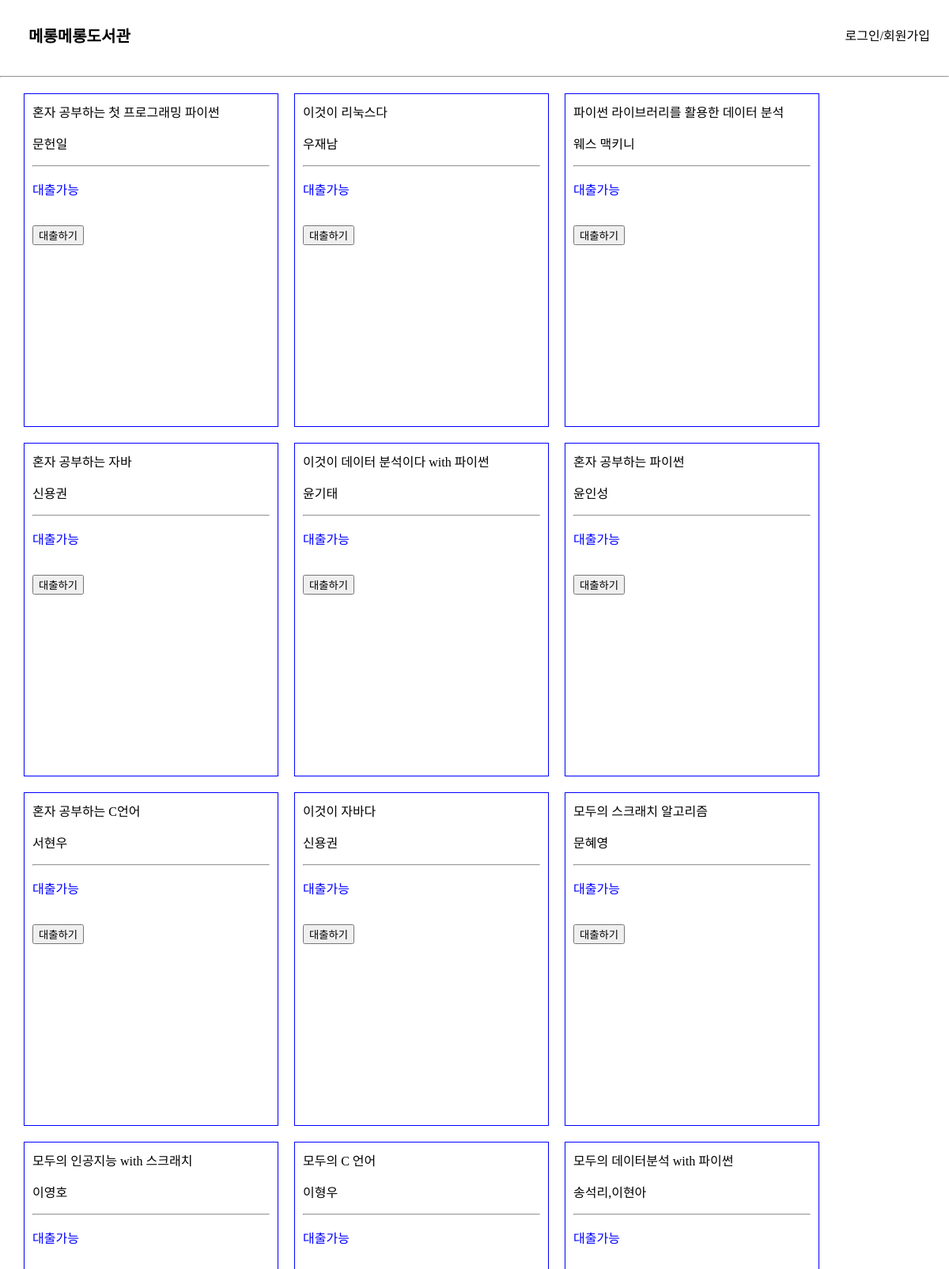
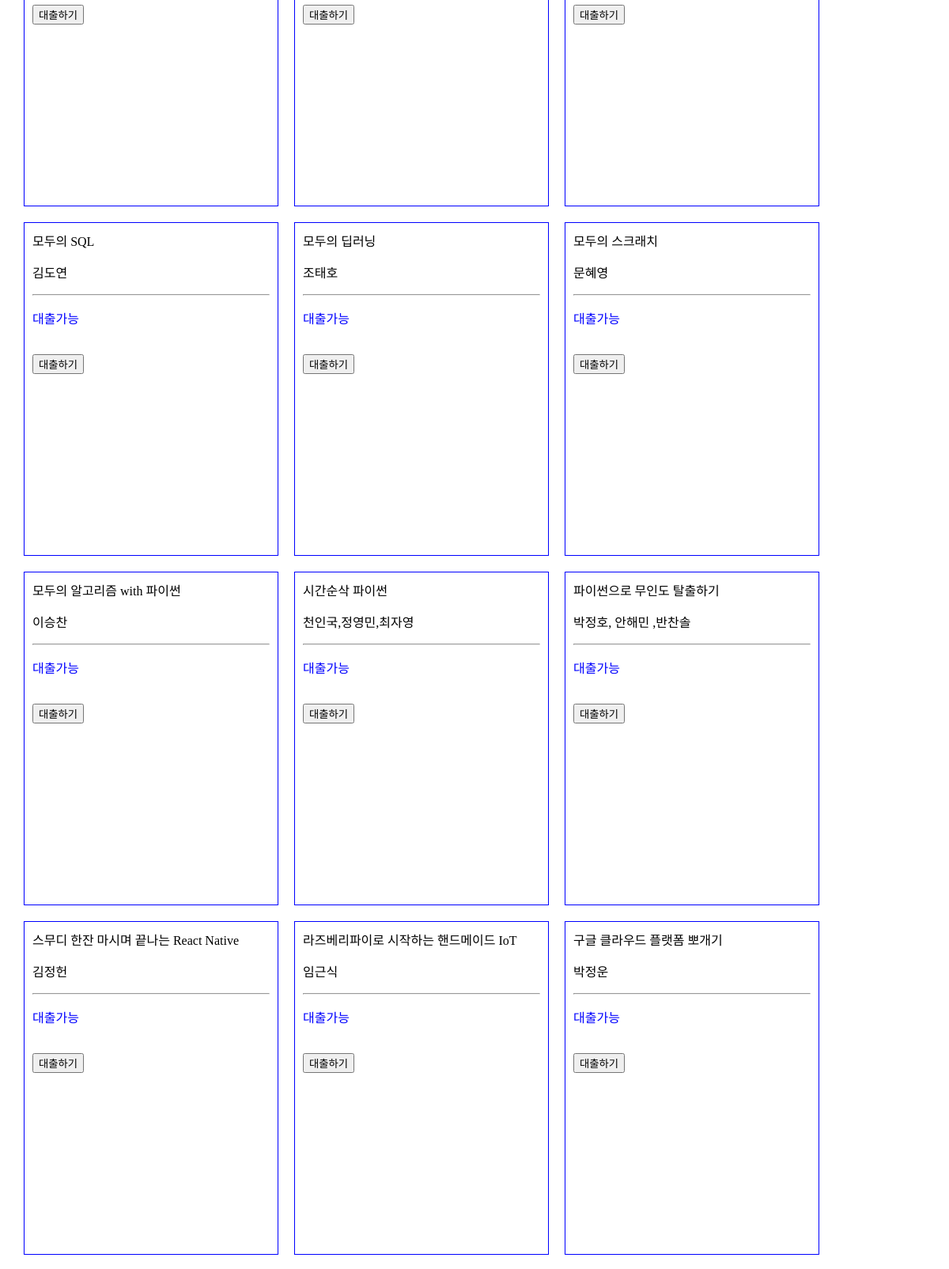
The page / (upper part) on the database its author committed (2 pictures, top to bottom).
### app/models.py (models this page shows, shortened)
class Book(db.Model):
    __tablename__     = 'Book'
    id                = db.Column(db.Integer, primary_key=True, nullable=False, autoincrement=True, unique=True)
    title             = db.Column(db.String(45), nullable=False)
    author            = db.Column(db.String(45))
    publisher         = db.Column(db.String(45))
    publication_date  = db.Column(db.String(45))
    pages             = db.Column(db.Integer)
    isbn              = db.Column(db.String(45))
    registered_date   = db.Column(db.DateTime, default=datetime.utcnow)
    description       = db.Column(db.Text())    # 길이를 정할 수 없는 문자열은 Text를 쓰면 됨
    book_link         = db.Column(db.String(255))
    book_status       = db.Column(db.String(45))   # "1" :대출가능, "0" : 대출중 , "999" : 폐기    -> 선택형 변수에 적합한 데이터타입이 있을까?
    book_img          = db.Column(db.String(45))    # 책 표지만 바뀐 경우, 또는 책이 다르지만 같은 표지를 쓰는 경우가 있기 때문에 이미지 스토리지에서 같은 이미지의 반복을 막기 위해 별도의 책 이미지 식별 용 변수를 넣음
    at_user           = db.Column(db.String(45), default=None)

### app/views/book_api.py (the view, shortened to what this page needs)
@book.route('/')
def main_page():
    book_list = Book.query.order_by(Book.registered_date.desc()).all()
    return render_template("main.html", book_list=book_list)

### app/templates/main.html (shortened to what this page needs)
{% extends 'base.html' %}
{% block content %}
<div class="book-card-container">
    {% for b in book_list %}
        <div class="book-info-card">
            <a href="/book_info/{{ b.id }}">{{ b.title }}</a>
            <p>{{ b.author }}</p>
            <hr>
            {% if b.book_status == '1' %}
                <p style="color: blue;">대출가능</p>
            {% else %}
                <p style="color:red">대출불가</p>
            <br>
            {% endif %}
            <br>
            <form action="{{ url_for('book.checkout', book_id=b.id) }}" method="post">
                <input class='checkout-btn' type="submit" value="대출하기">
            </form>
        </div>
    {% endfor %}
</div>
{% endblock %}

### app/static/style.css (style rules this page uses)
:root { --text-color: black; --background-color: white; --accent-color: grey; }
body { margin: 0; }
a { text-decoration: none; color: var(--text-color); }
.book-card-container { margin: 10px 20px 10px 20px; display: flex; flex-wrap: wrap; justify-content: flex-start; }
.book-info-card { margin: 10px 10px 10px 10px; padding: 10px 10px 10px 10px; width: 300px; height: 400px; border: 1px solid blue; }

### rows shown on the page
Book: title "혼자 공부하는 첫 프로그래밍 파이썬", author "문헌일", book_status "대출가능"
Book: title "이것이 리눅스다", author "우재남", book_status "대출가능"
Book: title "파이썬 라이브러리를 활용한 데이터 분석", author "웨스 맥키니", book_status "대출가능"
Book: title "혼자 공부하는 자바", author "신용권", book_status "대출가능"
Book: title "이것이 데이터 분석이다 with 파이썬", author "윤기태", book_status "대출가능"
Book: title "혼자 공부하는 파이썬", author "윤인성", book_status "대출가능"
Book: title "혼자 공부하는 C언어", author "서현우", book_status "대출가능"
Book: title "이것이 자바다", author "신용권", book_status "대출가능"
Book: title "모두의 스크래치 알고리즘", author "문혜영", book_status "대출가능"
Book: title "모두의 인공지능 with 스크래치", author "이영호", book_status "대출가능"
Book: title "모두의 C 언어", author "이형우", book_status "대출가능"
Book: title "모두의 데이터분석 with 파이썬", author "송석리,이현아", book_status "대출가능"
Book: title "모두의 SQL", author "김도연", book_status "대출가능"
Book: title "모두의 딥러닝", author "조태호", book_status "대출가능"
Book: title "모두의 스크래치", author "문혜영", book_status "대출가능"
Book: title "모두의 알고리즘 with 파이썬", author "이승찬", book_status "대출가능"
Book: title "시간순삭 파이썬", author "천인국,정영민,최자영", book_status "대출가능"
Book: title "파이썬으로 무인도 탈출하기", author "박정호, 안해민 ,반찬솔", book_status "대출가능"
Book: title "스무디 한잔 마시며 끝나는 React Native", author "김정헌", book_status "대출가능"
Book: title "라즈베리파이로 시작하는 핸드메이드 IoT", author "임근식", book_status "대출가능"
Book: title "구글 클라우드 플랫폼 뽀개기", author "박정운", book_status "대출가능"
